Frame 1 (no input): blank canvas, image omitted
Frame 60 (no input): blank canvas, image omitted
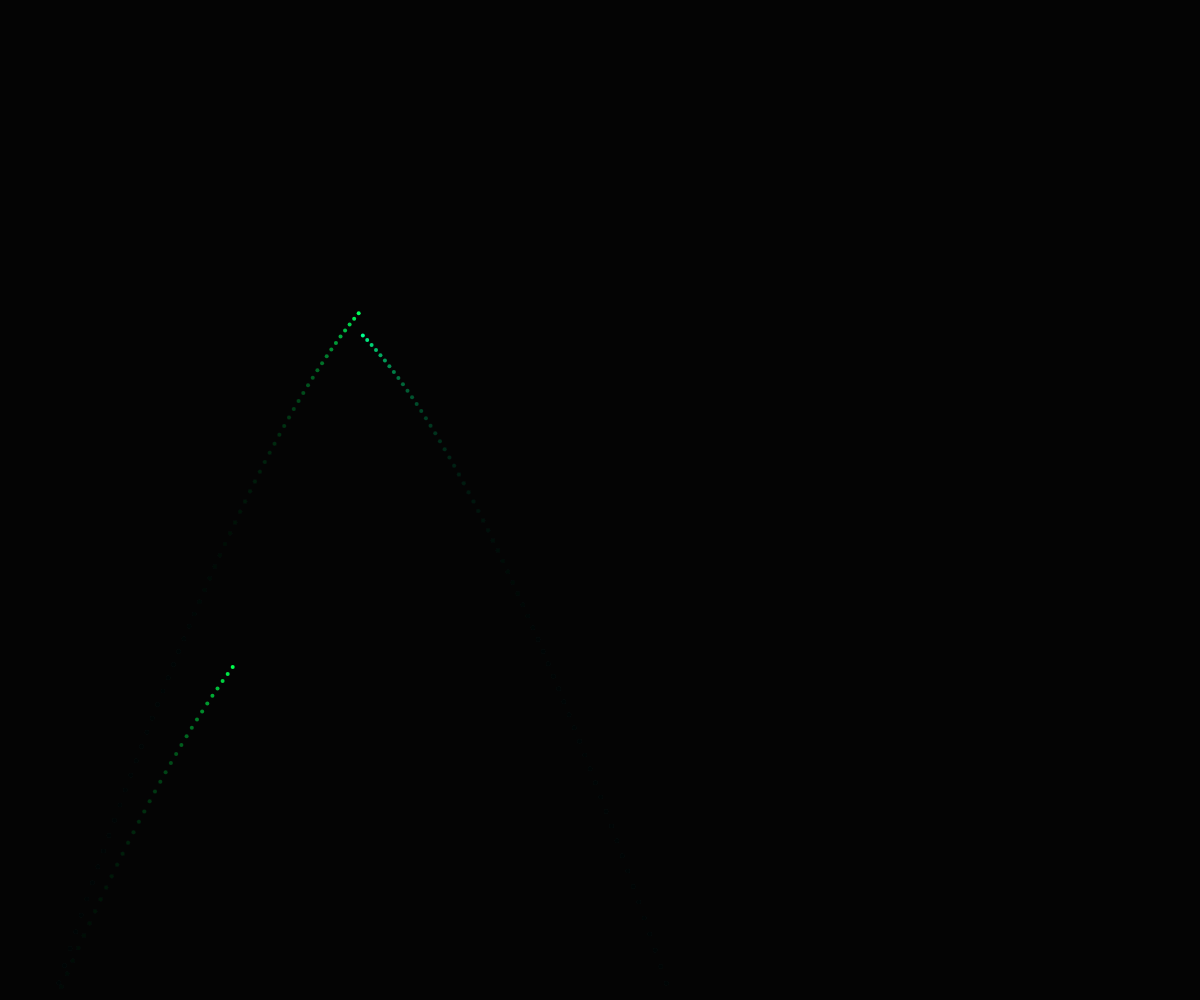
Frame 120 (the mouse pressed at the canvas centre since frame 60)

The p5.js sketch whose frames 1 and 60 were blank and that drew this single picture after the mouse press (run headless with seeded random() and noise() and a simulated clock; from frame 60 on, the mouse is pressed at the canvas centre):

// p5.js sketch
// ── sketch.js
var fireworks = [];
var gravity;

function setup() {
    unloadScrollBars();
    createCanvas(window.innerWidth, window.innerHeight);
    gravity = createVector(0, 0.2);
    stroke(255);
    strokeWeight(4);
    
}

function unloadScrollBars() {
    document.documentElement.style.overflow = 'hidden';  // firefox, chrome
    document.body.scroll = "no"; // ie only
}

function draw() {
    colorMode(RGB);
    background(0, 0, 0, 25);
    if(random(1) < 0.05){
        fireworks.push(new Firework());
    }
    for(var i = fireworks.length - 1; i >= 0; i--){
        fireworks[i].update();
        fireworks[i].show();
        if(fireworks[i].isDone()){
            fireworks.splice(i, 1);
        }
    }
}

// ── explosion.js
function Explosion(x, y, hue){
    
    this.x = x;
    this.y = y;
    this.particles = [];
    this.hue = hue;
    
    this.explode = function(){
        for(var i = 0; i < 100; i++){
            this.particles.push(new Particle(this.x, this.y, this.hue));
        }
    }
    
    this.update = function(){
        for(var i = this.particles.length - 1; i >= 0; i--){
            this.particles[i].applyForce(gravity);
            this.particles[i].update();
            if(this.particles[i].isDead()){
                this.particles.splice(i, 1);
            }
        }
    }
    
    this.show = function(){
        for(var i = 0; i < this.particles.length; i++){
            this.particles[i].show();
        }
    }
    
    this.isDone = function(){
        return this.particles.length == 0;
    }
}
// ── firework.js

function Firework(){
    this.hue = random(255);
    this.firework = new Particle(random(20, width - 20), height, this.hue, true);
    this.hasExploded = false;
    this.particles = [];
    this.lifespan = 255;
    this.initVel = this.firework.vel
    this.reachedPeak = false;
    
    
    this.update = function() {
        if(!this.hasExploded){
            //update lifespans
            this.lifespan -= this.initVel.mag() / 2;
            //apply forces
            this.firework.applyForce(gravity);
            if(this.initVel.x > 0){
                this.firework.applyForce(createVector(-0.02, 0));
            } else if(this.initVel.x < 0){
                this.firework.applyForce(createVector(0.02, 0));
            }
            //update
            this.firework.update();
            
            if(this.firework.vel.y >= 0){
                this.reachedPeak = true;
            }
            
            if(this.reachedPeak && this.lifespan <= 0){
                // explode
                this.hasExploded = true;
                this.explode();
            }
            
            
        }
        for(var i = this.particles.length - 1; i >= 0; i--){
            this.particles[i].applyForce(gravity);
            this.particles[i].update();
            if(this.particles[i].isDead()){
                this.particles.splice(i, 1);
            }
        }
    }
    
    this.show = function() {
        if(!this.hasExploded){
            this.firework.show();
        }
        for(var i = 0; i < this.particles.length; i++){
            this.particles[i].show();
        }
    }
    
    this.explode = function(){
        for(var i = 0; i < 100; i++){
            this.particles.push(new Particle(this.firework.pos.x, this.firework.pos.y, this.hue));
        }
    }
    
    this.isDone = function(){
        return this.hasExploded && this.particles.length == 0;
    }
    
}
// ── particle.js

function Particle(x, y, hue, isFirework) {
    
    this.pos = createVector(x, y);
    this.isFirework = isFirework;
    this.lifespan = 255;
    this.hue = hue;
    
    if(this.isFirework){
        velX = 0;
        velY = 0;
        if(this.pos.x >= width / 2){
            velX = random(-width / 200, - width / 260);
        } else {
            velX = random(width / 260, width / 200);
        }
        velY = random(height / 75, sqrt(2 * gravity.y * height)*0.97);
        this.vel = createVector(velX, -velY);
    } else {
        this.vel = p5.Vector.random2D();
        this.vel.mult(random(2, 6));
    }
    this.acc = createVector(0, 0);
    
    this.applyForce = function(force){
        this.acc.add(force);
    }
    
    this.update = function(){
        if(!this.isFirework){
            this.vel.mult(0.91);
            this.lifespan -= 3.5;
        }
        this.vel.add(this.acc);
        this.pos.add(this.vel);
        this.acc.mult(0);
    }
    
    this.show = function(){
        colorMode(HSB);
        if(!this.isFirework){
            strokeWeight(2);
            stroke(this.hue * (this.lifespan /255), this.lifespan, this.lifespan, this.lifespan);
        } else {
            strokeWeight(4);
            stroke(this.hue, 255, 255);
        }
        point(this.pos.x, this.pos.y);
    }
    
    this.isDead = function() {
        return this.lifespan < 0;
    }
}
